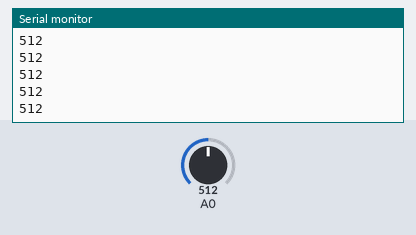
Bench run of a sketch on a simulated Arduino Uno, built with avr-gcc and run on an emulated ATmega328P. On the bench: the last lines printed to the serial monitor. The inputs (shaded band) are chosen by the test bench; at power-on: A0 = 512.

Above: at 1.2 s.
1.3 s: A0 set to 716
At 2.0 s:
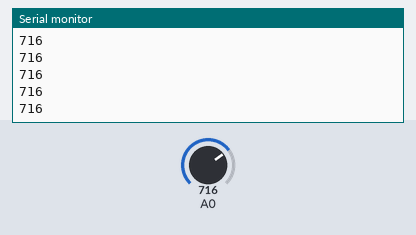
2.8 s: A0 set to 900
At 3.3 s:
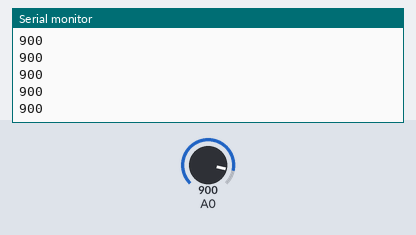
Timing chart, 0 to 5.8 s (numbered marks = the images above; inputs shaded):
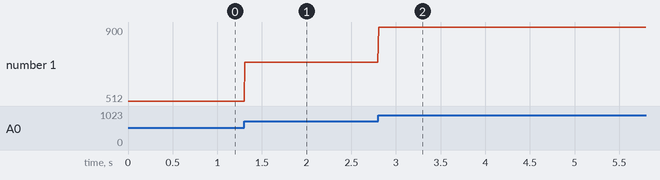

Measured:
- after the input at 1.3 s, the serial monitor: prints a new line at once (image 1)
- after the input at 2.8 s, the serial monitor: prints a new line at once (image 2)
- plotted number 1: 512 → 716 after the input at 1.3 s, 716 → 900 after the input at 2.8 s

The sketch:

Micro-analog-12-channels.ino
```cpp
/*
  Heli Data Acquisition Unit v0.2
  ACSL
  Emery Premeaux

  Reads ALL analog channels of an Arduino Micro
  Sends text readable data via serial port to PC

  Sample Hz table (when RSD and ISD = 0) for sample count = x
  (Does not include overhead such as adding milis timestamps)

            samples to average
  Channels 1      2      3      4      5
      1    3225   1920   1590   1345   1240
      2    0      0      0      0      0
      3    0      0      0      0      0
      4    1035   666    0      0      338
      5    0      0      0      0      0
      8    0      0      0      0      0
      10   0      0      0      0      0
      12   280    192    150    123    105

  Sample Hz table (when RSD and ISD = 1) for sample count = x
  (Does not include overhead such as adding milis timestamps)

            samples to average
  Channels 1      2      3      4      5
      1    430    0      0      0      146
      2    0      0      0      0      0
      3    0      0      0      0      0
      4    0      0      0      0      0
      5    136    0      0      0      34
      8    0      0      0      0      0
      10   0      0      0      0      0
      12   61     0      0      0      14

 */

#define DEBUG 0      // Debug switch. 0 = off, 1 = on
#define SENSORS 1    // Number of analog sensors, from A0 to A11 (1-12 sensors)
#define SAMPLES 2     // Number of samples per pin to average
#define ISD 1        // Inter-Sample delay: delay between each sample. Generally set to 0
#define RSD 5        // Reporting Sample delay: between each cycle. Generally set to 0


int i, x , t, a;                      // For loop counters
int SensorValues[SENSORS][SAMPLES];  // 2D array to hold sensor values
int SensorAverage[SENSORS];         // Array for holding averaged sensor value for reporting


void setup() {
  Serial.begin(115200);
}

void loop() {
  SensorsRead();
  SensorsAverage();
  SensorsPrint();
  delay(RSD);
}

void SensorsRead(){
  for (i=0; i < SAMPLES; i++) {
    for (x=0; x < SENSORS; x++){
      SensorValues[x][i] = analogRead(x);
      if (DEBUG == 1){
        Serial.print(x);
        Serial.print(":");
        Serial.print(i);
        Serial.print("=");
        Serial.print(SensorValues[x][i]);
        Serial.print(" ");
      }
      delay(ISD);
    }
  if (DEBUG == 1){
    Serial.println();
  }
 }
}

void SensorsAverage(){
 //addition of the array rows and averageing
 for (a=0; a < SENSORS; a++) {
    for (t=0; t < SAMPLES; t++){
      SensorAverage[a] = SensorAverage[a]+SensorValues[a][t];
    }
    if (DEBUG == 1){              // print some text if debug is on
      Serial.print("TotSens ");
    Serial.print(a);
    Serial.print(":");
    Serial.print(SensorAverage[a]);
    }

    SensorAverage[a] = SensorAverage[a]/SAMPLES;
    if (DEBUG == 1){
      Serial.print(" Avg:");
      Serial.println(SensorAverage[a]);
    } else {
      // Serial.print(a);
     //   Serial.print(":");
      Serial.print(SensorAverage[a]);
      if (a < SENSORS-1){
        Serial.print(",");
      }
    }
    SensorAverage[a] = 0;
  }
  Serial.println();
}

void SensorsPrint(){
 //output to the serial port
}
```
